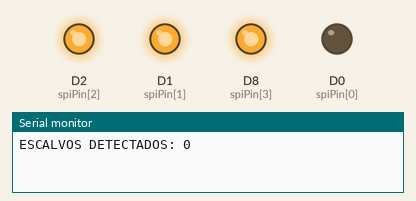
The sketch below on a simulated ESP8266 (NodeMCU). Shown: output pins drawn as LEDs (lit = HIGH), the last lines printed to the serial monitor.

Above: at 1.1 s.
At 10.1 s:
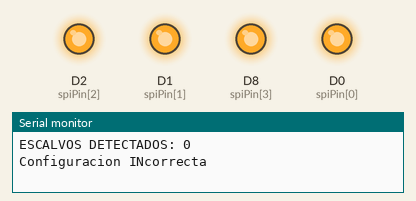
Timing chart, 0 to 11.6 s (numbered marks = the images above):
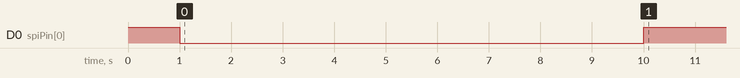

Measured:
- by itself, D0 (spiPin[0]): HIGH → LOW at 1.0 s, → HIGH 9.0 s later

The sketch:

esp12_spi.ino
```cpp
// master

/*
 *
 * PROBLEMA: El esp12 recibe los datos por miso dependiendo del voltage de mosi
 *
 */

/*
 * Descubrimiento de esclavos
 * ===============================
 * estado = 0 inicio de la comunicacion          03   15   15
 * estado = 1 confirmacion esclavo preparado     03   15   15
 */

/*
 *Transmision de la configuracion de ESP a Arduino
 *================================================
 *
 *    Tx  Rx  Pr  estado
 *-------------------------------
 *            15  espera
 *            06
 *  0x11  06  13  inicio
 *    r1  13  13  txOrder < txLeng
 *    r2  13  13  txOrder < txLeng
 *    rn  13  13  txOrder < txLeng
 *    00  13  13  tx = 0x00
 *    su  13  14  comprobar 0x14/0x18
 *  0x03  14  15  Reset     Maestro recibe si suma ok
 *                espera
 *
 */

/*
 * diagrama de estados del servidor
 * ================================
 *
 *
 * estado = 0 datos NO preparados. Esperar a recibir x06                02   15
 *
 * estado = 0 inicio de la comunicacion       (inicio STX     02)       02   06   r1
 * estado = 2 recepción de registros          (siguente registro)       12   r1   r2
 *                                            (siguente registro)       12   r2   rn
 *                                            (Line Feed \n     )       12   rn   00
 *                                            (suma de registros)       12   00   suma
 * estado = 3 comprabar la trama recibida     (Final  ETX     03)       03   suma 15(NACK)
 *
 * estado = 4 procesando y transmision de valores
 *
 * estado = 5 Reset: Final del texto
 *
 * estado = 6 espera entre comuniaciones
 *
 * CAN 0x18    Cancel: Error en el procesados
 *
*/


#define DEBUG 0

#define REGISTROS_MAX 14


#include <SPI.h>

// control de los esclavos
uint8_t spiPin[]={D0,D1,D2,D8};
bool confPendiente;
const int max_esclavos = 4;
int numero_esclavos;              // esclavos reales detectados
int posicion_esclavo;             // orden del esclavo seleccionado

// control de los registros
char registros_recibidos[REGISTROS_MAX];    // matriz para almacenar los registros recibidos
uint8_t registros_pendientes;               // registros pendientes de recibir desde el esclavo
uint8_t registros_suma;                     // suma de los registros recibidos para comprobar

//Control de la división de tiempos
uint32_t t_last_tx;               // tiempo de la ultima transmision de datos

// Cotrol del estado de la recepcion de datos
uint8_t estado;


// VARIABLES TRANSMISION

char confExclavo[]= "f1f1ff";

// FIN VARIABLES TRANSMISION

// FUNCIONES
void reset_seleccion_esclavo();
uint8_t readRegister(uint8_t b);
void transmision(String this_string);
void rcepcion_de_datos();


void setup() {
  Serial.begin(115200);
  spi_setup();
}

void loop() {
  spi_loop();
}

void spi_setup(){

  SPI.begin();
  SPI.setClockDivider(SPI_CLOCK_DIV8);  // 2 MHz

  // configuracion pines de selección (SS) a 5V
  for(int n= 0; n < max_esclavos; n++){
    pinMode(spiPin[n], OUTPUT);
  }
  reset_seleccion_esclavo();
  delay(1000);


  // DETECTAR LOS ESCLAVOS CONECTADOS

  numero_esclavos = 0;

  for(int n= 0; n < max_esclavos; n++){
    uint8_t registro_leido = 0x00;
    reset_seleccion_esclavo();
    digitalWrite(spiPin[n], LOW);
    if(DEBUG) {Serial.print("seleccion esclavo: "); Serial.println(n);}
    delay(50);

    registro_leido = readRegister(0x03);
    if(DEBUG) {Serial.print("inicio descubrimiento, 03 registro: "); Serial.println(registro_leido, HEX);}
    delay(10);
    registro_leido = readRegister(0x03);
    if(DEBUG) {Serial.print("descubrimiento, 03 registro: "); Serial.println(registro_leido, HEX);}
    if (registro_leido == 0x15) numero_esclavos = n+1;
    else break;
  }

  Serial.print("ESCALVOS DETECTADOS: ");  Serial.println(numero_esclavos);

  // CONFIGURACION DE LAS VARIABLES INICIALES
  posicion_esclavo = numero_esclavos; // Se iniciará con el esclavo 0
  confPendiente= true;               // Ejecutar una sola vez la configuracion
  t_last_tx=0;

}


void spi_loop(){

  // EJECUCION EN BASE A TIEMPOS
  uint32_t current_time= millis();
  if (current_time < t_last_tx) t_last_tx=0;         // para el desbordamiento de millis()
  if (current_time - t_last_tx > 10000){             // inicio de la lectura del esclavo
    t_last_tx = current_time;

    // Un esclavo cada vez
    posicion_esclavo++;
    if ( posicion_esclavo > (numero_esclavos-1)) {posicion_esclavo=0;}
    reset_seleccion_esclavo();
    digitalWrite(spiPin[posicion_esclavo], LOW);

    // inicio de los estados de recepcion de datos

    estado = 0;

    for(int n=0; n<REGISTROS_MAX; n++){registros_recibidos[n] = 0x00;}
    registros_pendientes = REGISTROS_MAX;
    registros_suma = 0;

    if(DEBUG){
      Serial.print(F("******inicio comunicaciones estado=0 sgs: "));
      Serial.println(millis() / 1000);
      Serial.print("freeHeap: "); Serial.println(ESP.getFreeHeap());
      Serial.print("esclavo: ");  Serial.println(posicion_esclavo);
    }


  // EJECUCION DE ESTADOS DE LECTURA
  while (estado != 6) {rcepcion_de_datos();}

  digitalWrite(spiPin[posicion_esclavo], HIGH);

 }// fin t_last_tx
}//fin spi_loop


void reset_seleccion_esclavo(){
  for(int n= 0; n < max_esclavos; n++){
    digitalWrite(spiPin[n], HIGH);
  }
}

uint8_t readRegister(uint8_t b) { // b=byte a transmitir e= esclavo
  uint8_t bitRx = 0x00;
  delayMicroseconds(120);
  bitRx = SPI.transfer(b); // (unsigned int)
  if(DEBUG){Serial.print("bitTx: ");  Serial.print(b,HEX);}
  if(DEBUG){Serial.print(" - bitRx: ");  Serial.println(bitRx,HEX);}
  return (bitRx);
}

void transmision(String this_string){
  Serial.print("valor a transmitir: ");
  Serial.println(this_string);
}


void rcepcion_de_datos(){
  uint8_t registros_esclavo = REGISTROS_MAX;   // numero de registros del dispositivo slave (recibido)
  uint8_t registro_orden;                      // posicion del string
  uint8_t registro_leido=0x00;

  // Primero transmitir la configuracion. Solo una vez
  if(confPendiente == true){txConfiguracion();}

  switch (estado) {
    case 0 : //inicio de la comunicacion
      registro_leido = readRegister(0x02);

      if(registro_leido == 0x06) estado = 2;
      else                       estado = 6;

      if(DEBUG) {Serial.print(registro_leido, HEX);Serial.print("  Estado 0 -> Estado "); Serial.println(estado);}
      break;

    case 2: //recepción de registros
      if(registros_pendientes > 0){
        registro_leido = readRegister(0x12);
        registro_orden = registros_esclavo - registros_pendientes;
        registros_recibidos[registro_orden] = registro_leido;
        registros_suma = registros_suma + registro_leido;
        registros_pendientes--;

        if(registro_leido == 0x00) estado = 3;
        else                       estado = 2;

        if(DEBUG){
          Serial.print("iniciada, registros_recibidos[]: "); Serial.print(registro_orden);
          Serial.print("  registro: "); Serial.println(registro_leido,HEX);
          Serial.print("registros_suma: "); Serial.println(registros_suma,HEX);
        }
      }
      else {
        estado = 5;
        if(DEBUG) {
          Serial.print("Estado 2 -> Estado "); Serial.println(estado);
          Serial.println("superada la longitud maxima de la cadena");
        }
      }
      break;

    case 3: //comprabar la trama recibida
      registro_leido = readRegister(0x03);
      if(registro_leido == registros_suma){
        estado = 4;
        if(DEBUG) {
          Serial.print("Estado 3 -> Estado: "); Serial.print(estado);Serial.print("  trama correcta ");
          Serial.print("  registro_leido: ");Serial.println((registro_leido), HEX);
        }
      }
      else {
        estado=5;
        if(DEBUG) {
            Serial.print("Estado 3 -> Estado: "); Serial.print(estado); Serial.print("trama IN-correcta ");
            Serial.print("  registro_leido: ");Serial.println((registro_leido), HEX);
        }
      }
      break;

    case 4: //procesando y transmision de valores
      transmision(registros_recibidos);
      estado=6;
      if(DEBUG) {
        Serial.print("Estado 4 -> Estado: "); Serial.println(estado);
        Serial.print("cadena: ");Serial.println(registros_recibidos);
      }
      break;

    case 5:
      estado=6;
      registro_leido = readRegister(0x03);
      if(DEBUG) {Serial.print("Estado: "); Serial.println(estado);}
      break;

  }//fin case
}// fin recepcion_de_datos

/*
 * DEFINICION DE LA TRANSMISION
 * confExclavo[] Cadena con la configuracion a transmitir
 * El esclavo debe tener tiempo para prepara el bit de respuesta
 * antes de transmitir la siguiente informacion
*/

void txConfiguracion(){
    if(DEBUG) Serial.println("****txConfiguracion");
    byte regLeidoTx;
    int8_t txOrder;
    uint8_t regsSumaTx;
    uint8_t txLeng;

    regLeidoTx = readRegister(0x11);

    txOrder = 0;
    regsSumaTx = 0;
    txLeng= sizeof(confExclavo)/sizeof(confExclavo[0]);

    if(DEBUG){Serial.println(confExclavo);}
    if(DEBUG){Serial.print("txLeng: ");Serial.println(txLeng);}

    while(txOrder < txLeng){
        if(DEBUG){Serial.print("txOrder: ");Serial.println(txOrder);}
        regLeidoTx = readRegister(confExclavo[txOrder]);
        regsSumaTx += confExclavo[txOrder];
        txOrder++;
    }

    if(DEBUG) {Serial.print("txOrder: ");Serial.println(txOrder);}

    // Para no transmitir una suma que sea un código de control
    if (regsSumaTx<32) regsSumaTx += 32;
    regLeidoTx = readRegister(regsSumaTx);

    if(DEBUG){
      Serial.print("regsSumaTx: ");Serial.println(regsSumaTx);
      delay(1);
    }

    regLeidoTx = readRegister(0x03);
    if(regLeidoTx==0x14) {
      confPendiente = false;
      Serial.println("Configuracion correcta");
    }
    else Serial.println("Configuracion INcorrecta");
}
// FIN DE LA DEFINICION DE LA TRANSMISION
```
